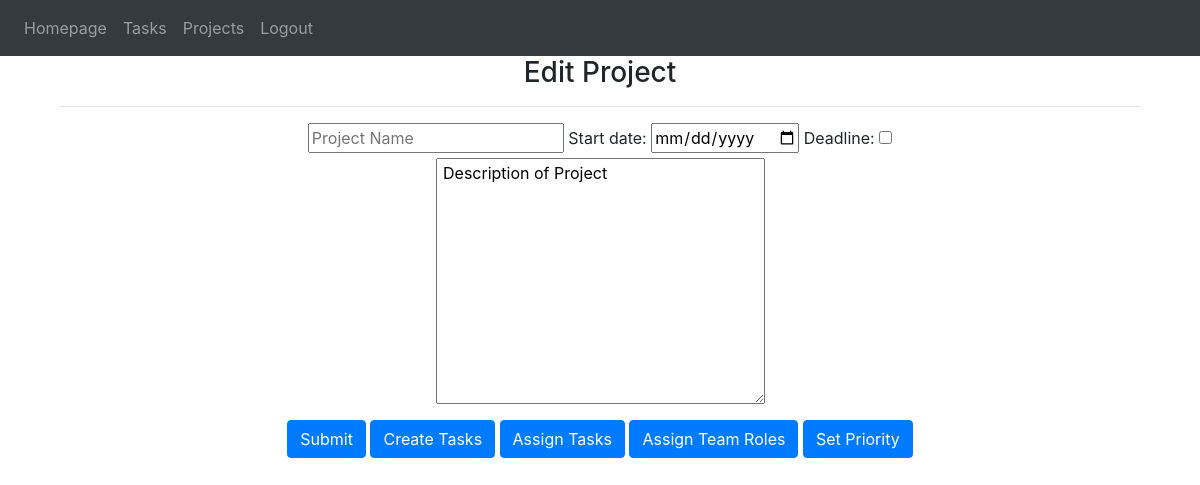
Before: /editproject/8 (signed in) with the older database file.
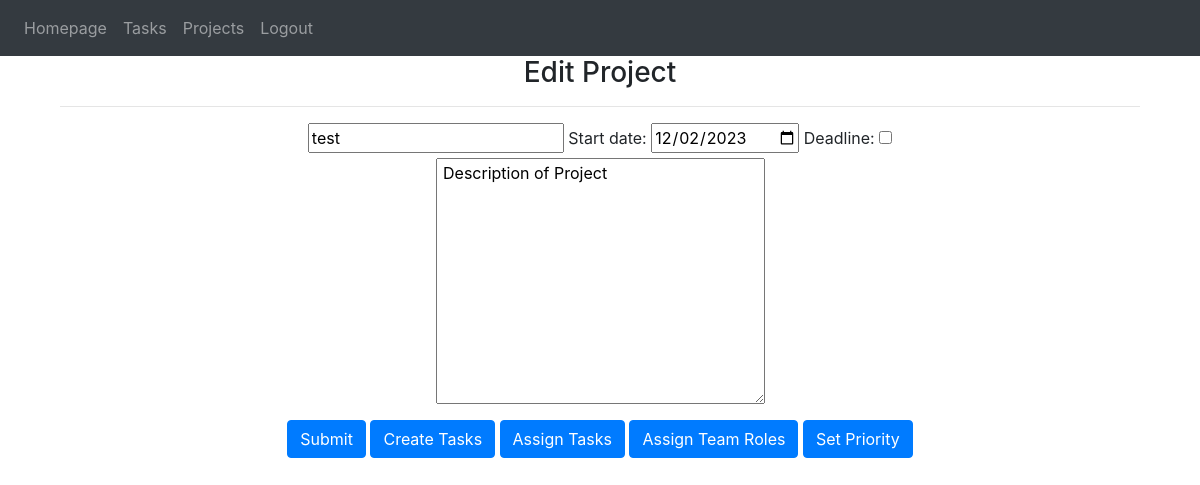
After: the same page with the newer database file.
### website/models.py (models this page shows)
class Project(db.Model):
    id = db.Column(db.Integer, primary_key=True)
    name = db.Column(db.String(120))
    start_date = db.Column(db.DateTime(timezone=True), default=func.now)
    deadline = db.Column(db.DateTime(timezone=True), default=func.now)
    description = db.Column(db.String(9999))
    users = db.relationship('User', secondary='project_user_association', back_populates='projects')
    is_default = db.Column(db.Boolean, default=False)
    completed = db.Column(db.Boolean, default=False)
    tasks = db.relationship('Task', backref='project', cascade='all, delete-orphan', lazy=True)

### website/auth.py (the view, shortened to what this page needs)
@auth.route('/editproject/<project_id>', methods=['GET','POST'])
@login_required
def edit_project(project_id):
    project = Project.query.filter_by(id=project_id).first()
    return render_template('editProject.html', user = current_user, project=project)

### website/__init__.py (called while the page is built)
def create_app(testing=False):
    app = Flask(__name__)
    app.config['SECRET_KEY'] = 'abcd'
    app.config['SQLALCHEMY_DATABASE_URI'] = f'sqlite:///{DB_NAME}'
    if testing:
        app.config['SQLALCHEMY_DATABASE_URI'] = f'sqlite:///{TEST_DB_NAME}'
    db.init_app(app)
    from .views import views
    from .auth import auth
    app.register_blueprint(views, url_prefix='/')
    app.register_blueprint(auth, url_prefix='/')
    from .models import User, Task, Project
    with app.app_context():
        db.create_all()
    login_manager = LoginManager()
    login_manager.login_view = 'auth.login'
    login_manager.init_app(app)
    @login_manager.user_loader
    def load_user(id):
        return User.query.get(int(id))
    return app

### website/templates/editProject.html (shortened to what this page needs)
{% extends "base.html" %}
{% block content %}
<form method="POST">
    <h3 align="center">Edit Project</h3>
    <div class="container">
    <hr>
    <center>
                <input type="text" id="name" name="name" placeholder="Project Name", value="{{ project.name }}">
                <label for="sdate">Start date:</label>
                <input type="date" id="sdate" name="sdate" value="{{ project.start_date.strftime('%Y-%m-%d') if project.start_date }}">
                <label for="deadline">Deadline:</label>
                <input type="checkbox" id="use-deadline" name="use-deadline" onclick="toggleDeadline(this);">
    </div></center>
        <center>
            <textarea id="description" name="description" placeholder="Description of Project" cols="30" rows="10" onClick="myObj.textSelect(this)"> Description of Project</textarea>
            </div>
            <center>
                <button type="submit" class="btn btn-primary">Submit</button>
                <button type="button" class="btn btn-primary">Create Tasks</button>
                <button type="button" class="btn btn-primary">Assign Tasks</button>
                <button type="button" class="btn btn-primary">Assign Team Roles</button>
                <button type="button" class="btn btn-primary">Set Priority</button>
        </center>
</html>
{% endblock %}

Changed rows visible on the page:
added Project: name "test", sdate "12/02/2023"
